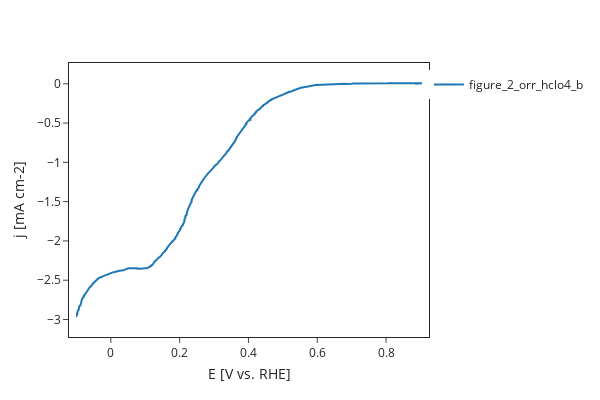

Notebook code for this chart:
### Markdown cell above
## rescale the data

### Code cell
db['figure_2_orr_hclo4_b'].rescale({'j':'mA cm-2'}).plot()

### Figure 1 — Plotly figure (JSON) as saved in the notebook; plotly's stock layout.template omitted (floating-point values rounded to 4 significant figures; data arrays with more than 128 entries replaced by an {"elided": "..."} marker saying what was removed)
{"data": [{"mode": "lines", "name": "figure_2_orr_hclo4_b", "type": "scatter", "x": {"elided": "1120 float values"}, "y": {"elided": "1120 float values"}}], "layout": {"autosize": true, "height": 400, "margin": {"b": 70, "l": 70, "pad": 7, "r": 70, "t": 70}, "showlegend": true, "width": 600, "xaxis": {"mirror": true, "showline": true, "title": {"text": "E [V vs. RHE]"}}, "yaxis": {"mirror": true, "showline": true, "title": {"text": "j [mA cm-2]"}}}}
